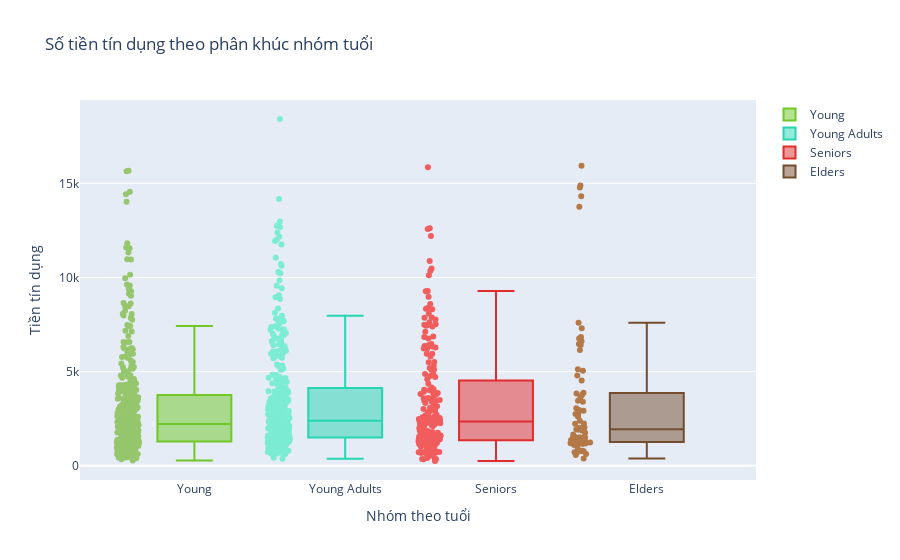

Notebook source saved alongside this figure:
### Code cell
# Take credit amount values into a list
young = df['Credit_amount'].loc[df['Age_Group'] == 'Young'].values.tolist()
young_adults = df['Credit_amount'].loc[df['Age_Group'] == 'Young Adults'].values.tolist()
senior = df['Credit_amount'].loc[df['Age_Group'] == 'Senior'].values.tolist()
elder_credit = df['Credit_amount'].loc[df['Age_Group'] == 'Elder'].values.tolist()

# Create the box plots by age category
young_credit = go.Box(
    y = young,
    name = "Young",
    jitter = 0.3,
    pointpos = -1.8,
    boxpoints = 'all',
    marker = dict(
        color = 'rgb(150, 198, 109)'),
    line = dict(
        color = 'rgb(111, 200, 37)')
)

young_adults_credit = go.Box(
    y = young_adults,
    name = "Young Adults",
    jitter = 0.3,
    pointpos = -1.8,
    boxpoints = 'all',
    marker = dict(
        color = 'rgb(124, 236, 212)'),
    line = dict(
        color = 'rgb(38, 214, 177)')
)

senior_credit = go.Box(
    y = senior,
    name = "Seniors",
    jitter = 0.3,
    pointpos = -1.8,
    boxpoints = 'all',
    marker = dict(
        color = 'rgb(241, 93, 93)'),
    line = dict(
        color = 'rgb(225, 44, 44)')
)

elder_credit = go.Box(
    y = elder_credit,
    name = "Elders",
    jitter = 0.3,
    pointpos = -1.8,
    boxpoints = 'all',
    marker = dict(
        color = 'rgb(180, 121, 72)'),
    line = dict(
        color = 'rgb(115, 77, 46)')
)

data = [young_credit, young_adults_credit, senior_credit, elder_credit]

layout = dict(
    title="Số tiền tín dụng theo phân khúc nhóm tuổi", 
    xaxis = dict(title="Nhóm theo tuổi"),
    yaxis= dict(title="Tiền tín dụng")
)

fig = dict(data=data, layout=layout)
iplot(fig, filename="Box Plot")

### Figure 1 — Plotly figure (JSON) as saved in the notebook; plotly's stock layout.template omitted (floating-point values rounded to 4 significant figures; data arrays with more than 128 entries replaced by an {"elided": "..."} marker saying what was removed)
{"data": [{"boxpoints": "all", "jitter": 0.3, "line": {"color": "rgb(111, 200, 37)"}, "marker": {"color": "rgb(150, 198, 109)"}, "name": "Young", "pointpos": -1.8, "type": "box", "y": {"elided": "371 int values"}}, {"boxpoints": "all", "jitter": 0.3, "line": {"color": "rgb(38, 214, 177)"}, "marker": {"color": "rgb(124, 236, 212)"}, "name": "Young Adults", "pointpos": -1.8, "type": "box", "y": {"elided": "355 int values"}}, {"boxpoints": "all", "jitter": 0.3, "line": {"color": "rgb(225, 44, 44)"}, "marker": {"color": "rgb(241, 93, 93)"}, "name": "Seniors", "pointpos": -1.8, "type": "box", "y": {"elided": "203 int values"}}, {"boxpoints": "all", "jitter": 0.3, "line": {"color": "rgb(115, 77, 46)"}, "marker": {"color": "rgb(180, 121, 72)"}, "name": "Elders", "pointpos": -1.8, "type": "box", "y": [1169, 3059, 1199, 6836, 1264, 6143, 2225, 1953, 1526, 1755, 618, 15945, 2012, 781, 766, 7308, 571, 5129, 1175, 1908, 1364, 2767, 1154, 2748, 1520, 4796, 6615, 1239, 13756, 14782, 14318, 3448, 3394, 1512, 2924, 3622, 3757, 1374, 2032, 1255, 1199, 2246, 385, 4526, 2600, 3832, 2384, 1538, 7596, 790, 6416, 1299, 5045, 1655, 1480, 3872, 1940, 6468, 930, 1338, 2957, 6761, 1364, 709, 1098, 14896, 1867, 1231, 1258, 753, 1409]}], "layout": {"title": {"text": "Số tiền tín dụng theo phân khúc nhóm tuổi"}, "xaxis": {"title": {"text": "Nhóm theo tuổi"}}, "yaxis": {"title": {"text": "Tiền tín dụng"}}}}
